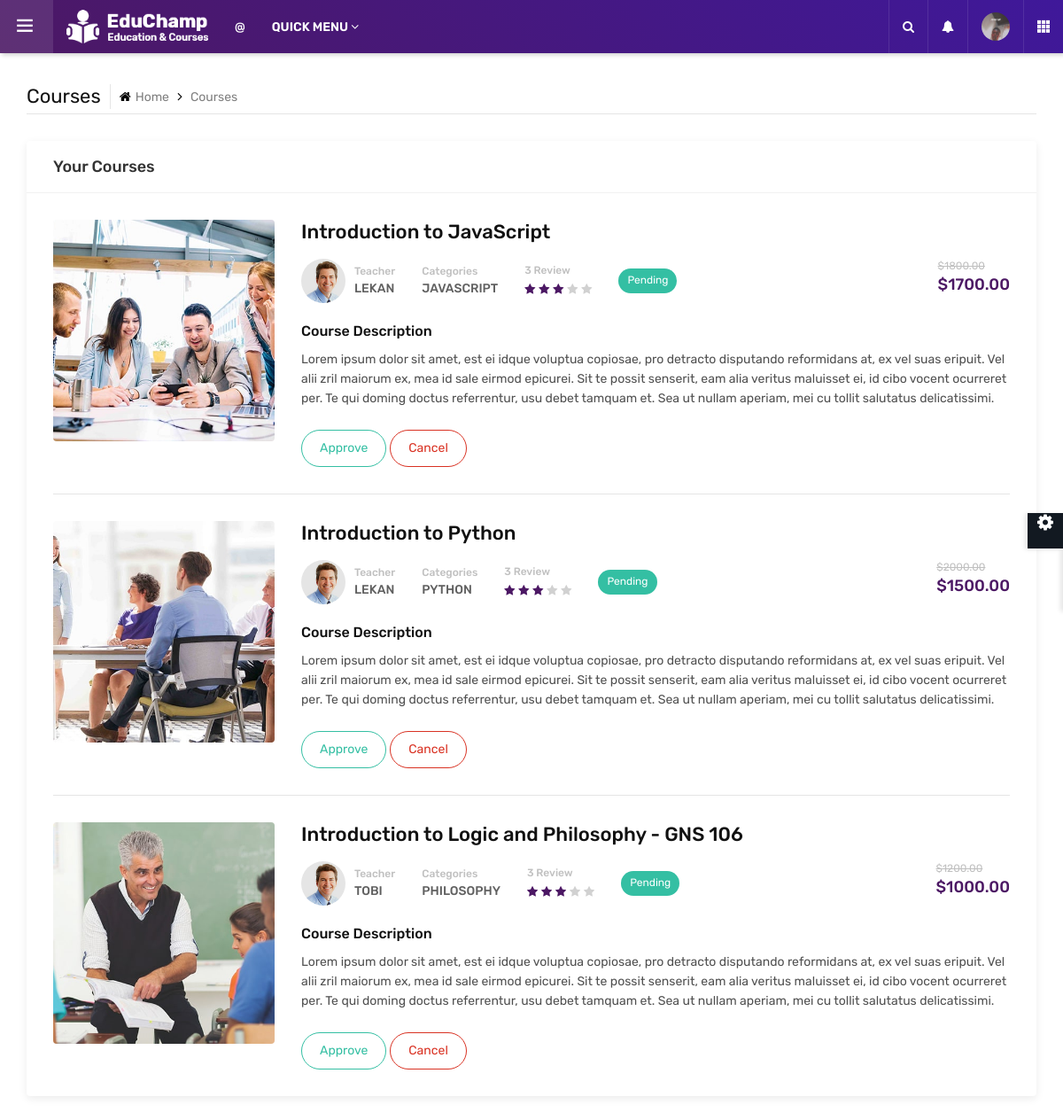
Screenshot of /student/1/ with the database file from the repository.
### tutorial/models.py (models this page shows, shortened)
class Student(models.Model):
    user = models.OneToOneField(User,on_delete=models.CASCADE)
    first_name = models.CharField(max_length=150)
    last_name = models.CharField(max_length=150)
    other_names = models.CharField(max_length=150)
    avatar = models.ImageField(upload_to='avatar/images/',null=True        )
    courses = models.ManyToManyField(Course,related_name="students")

class Course(models.Model):
    name = models.CharField(max_length=255,null=False,blank=False)
    slug = models.SlugField(max_length=255,null=False,blank=False)
    description = models.TextField(null=False,blank=False)
    image = models.ImageField(upload_to = "course_images/",null=True)
    old_price = models.DecimalField(max_digits=10,decimal_places=2)
    new_price = models.DecimalField(max_digits=10,decimal_places=2)
    category = models.ManyToManyField(Category,related_name="courses")
    teacher = models.ForeignKey('Teacher',on_delete=models.CASCADE,null=True)
    outcomes = models.ManyToManyField(Outcomes)
    duration = models.CharField(max_length=100,null=True,blank=True)
    skill_level = models.CharField(max_length=10,choices=Level.choices, default=Level.BEGINNER)
    language = models.CharField(max_length=10,null=True,blank=True)
    assessment = models.BooleanField(default=False)
    description = models.TextField(null=True,blank=True)
    certification=models.TextField(null=True,blank=True)
    class Meta:
        verbose_name = "Course"
        ordering = ["-new_price"]

class Teacher(models.Model):
    user = models.OneToOneField(User,on_delete=models.CASCADE)
    first_name = models.CharField(max_length=150)
    last_name = models.CharField(max_length=150)
    others = models.CharField(max_length=150)
    categories = models.ManyToManyField('Category',related_name="category_teachers")
    students = models.ManyToManyField(Student,related_name="teachers")
    avatar = models.ImageField(upload_to='teacher/avatar/',null=True,blank=True)
    def __str__(self):
        return self.user.username

class Category(models.Model):
    name = models.CharField(max_length=100,null=True,blank=True)
    slug = models.SlugField(max_length=100,null=True,blank=True)
    class Meta:
        verbose_name_plural = "Categories"

### tutorial/views.py (the view)
# urls.py: path("student/<int:pk>/",views.student_courses,name="student_courses"),
def student_courses(request,pk):
    student = get_object_or_404(Student,pk=pk)
    context = {'student':student,'courses':courses}
    return render(request,"tutorial/student_courses.html",context)

### tutorial/templates/tutorial/student_courses.html (shortened to what this page needs)
{% extends "main/user_navbar.html" %}
{% load static %}
{% block content %}
	<main class="ttr-wrapper">
		<div class="container-fluid">
			<div class="db-breadcrumb">
				<h4 class="breadcrumb-title">Courses</h4>
				<ul class="db-breadcrumb-list">
					<li><a href="#"><i class="fa fa-home"></i>Home</a></li>
					<li>Courses</li>
				</ul>
			</div>
			<div class="row">
				<div class="col-lg-12 m-b30">
					<div class="widget-box">
						<div class="wc-title">
							<h4>Your Courses</h4>
						</div>
						<div class="widget-inner">
						{% for course in student.courses.all %}
							<div class="card-courses-list admin-courses">
								<div class="card-courses-media">
									<img src="{{ course.image.url }}" alt=""/>
								</div>
								<div class="card-courses-full-dec">
									<div class="card-courses-title">
										<h4>{{ course.name }}</h4>
									</div>
									<div class="card-courses-list-bx">
										<ul class="card-courses-view">
											<li class="card-courses-user">
												<div class="card-courses-user-pic">
													<img src="{% static "new/images/testimonials/pic3.jpg" %}" alt=""/>
												</div>
												<div class="card-courses-user-info">
													<h5>Teacher</h5>
													<h4>{{ course.teacher }}</h4>
												</div>
											</li>
											<li class="card-courses-categories">
												<h5>{{ category.count }} Categories</h5>
												{% for category in course.category.all|slice:1 %}
												<h4>{{ category.name|upper }}</h4>
												{% endfor %}
											</li>
											<li class="card-courses-review">
												<h5>3 Review</h5>
												<ul class="cours-star">
													<li class="active"><i class="fa fa-star"></i></li>
													<li class="active"><i class="fa fa-star"></i></li>
													<li class="active"><i class="fa fa-star"></i></li>
													<li><i class="fa fa-star"></i></li>
													<li><i class="fa fa-star"></i></li>
												</ul>
											</li>
											<li class="card-courses-stats">
												<a href="#" class="btn button-sm green radius-xl">Pending</a>
											</li>
											<li class="card-courses-price">
												<del>${{ course.old_price }}</del>
												<h5 class="text-primary">${{ course.new_price }}</h5>
											</li>
										</ul>
									</div>
									<div class="row card-courses-dec">
										<div class="col-md-12">
											<h6 class="m-b10">Course Description</h6>
											<p>Lorem ipsum dolor sit amet, est ei idque voluptua copiosae, pro detracto disputando reformidans at, ex vel suas eripuit. Vel alii zril maiorum ex, mea id sale eirmod epicurei. Sit te possit senserit, eam alia veritus maluisset ei, id cibo vocent ocurreret per. Te qui doming doctus referrentur, usu debet tamquam et. Sea ut nullam aperiam, mei cu tollit salutatus delicatissimi. </p>
										</div>
										<div class="col-md-12">
											<a href="#" class="btn green radius-xl outline">Approve</a>
											<a href="#" class="btn red outline radius-xl ">Cancel</a>
										</div>
									</div>
								</div>
							</div>
						{% endfor %}
						</div>
					</div>
				</div>
			</div>
		</div>
	</main>
{% endblock %}

### tutorial/templates/main/user_navbar.html (shortened to what this page needs)
{% load static %}
<head>
	<link rel="stylesheet" type="text/css" href="{% static "new/css/assets.css" %}">
	<link rel="stylesheet" type="text/css" href="{% static "new/vendors/calendar/fullcalendar.css" %}">
	<link rel="stylesheet" type="text/css" href="{% static "new/css/typography.css" %}">
	<link rel="stylesheet" type="text/css" href="{% static "new/css/shortcodes/shortcodes.css" %}">
	<link rel="stylesheet" type="text/css" href="{% static "new/css/style.css" %}">
	<link rel="stylesheet" type="text/css" href="{% static "new/css/dashboard.css" %}">
	<link class="skin" rel="stylesheet" type="text/css" href="{% static "new/css/color/color-1.css" %}">
</head>
<body class="ttr-opened-sidebar ttr-pinned-sidebar">
	<header class="ttr-header">
		<div class="ttr-header-wrapper">
			<div class="ttr-toggle-sidebar ttr-material-button">
				<i class="ti-menu ttr-close-icon"></i>
			</div>
			<div class="ttr-logo-box">
				<div>
					<a href="index.html" class="ttr-logo">
						<img alt="" class="ttr-logo-desktop" src="{% static "new/images/logo-white.png" %}" width="160" height="27">
					</a>
				</div>
			</div>
			<div class="ttr-header-menu">
				<ul class="ttr-header-navigation">
					<li>
						<a href="{% url "student_profile" student.id %}" class="ttr-material-button ttr-submenu-toggle">@{{ request.user.username }}</a>
					</li>
					<li>
						<a href="#" class="ttr-material-button ttr-submenu-toggle">QUICK MENU <i class="fa fa-angle-down"></i></a>
					</li>
				</ul>
			</div>
			<div class="ttr-header-right ttr-with-seperator">
				<ul class="ttr-header-navigation">
					<li>
						<a href="#" class="ttr-material-button ttr-search-toggle"><i class="fa fa-search"></i></a>
					</li>
					<li>
						<a href="#" class="ttr-material-button ttr-submenu-toggle"><i class="fa fa-bell"></i></a>
					</li>
					<li>
					{% if student %}
					    {% if student.avatar %}
						<a href="#" class="ttr-material-button ttr-submenu-toggle"><span class="ttr-user-avatar"><img alt="" src="{{ student.avatar.url }}" width="32" height="32"></span></a>
				    	{% endif %}
					{% endif %}
					</li>
					<li class="ttr-hide-on-mobile">
						<a href="#" class="ttr-material-button"><i class="ti-layout-grid3-alt"></i></a>
					</li>
				</ul>
			</div>
		</div>
	</header>
{% block content %}{% endblock %}
</body>

### tutorial/static/new/css/typography.css (style rules this page uses)
body { background-color: #fff; font-family: Rubik; font-size: 16px; font-weight: 400; color:#505050; padding: 0; margin: 0; overflow-x: hidden; -webkit-font-smoothing: antialiased; font-smoothing: antialiased; -moz-osx-font-smoothing: grayscale; scroll-behavior: smooth; }
a { color: #6f6f6f; outline: 0 none; text-decoration: none; }
img { border-style: none; height: auto; max-width: 100%; vertical-align: middle; }
section, article, aside, details, figcaption, figure, footer, header, hgroup, main, menu, nav, summary { display: block; }
p, address, pre, hr, ul, ol, dl, dd, table { margin-bottom: 24px; }
p { line-height: 28px; margin-bottom: 24px; }
h1, h2, h3, h4, h5, h6 { color: #111111; font-family: rubik; margin-top:0; }
h4 { font-size: 22px; line-height: 28px; margin-bottom: 15px; font-weight: 500; }
h5 { font-size: 18px; line-height: 24px; margin-bottom: 10px; font-weight: 500; }
h6 { font-size: 16px; line-height: 22px; margin-bottom: 10px; font-weight: 500; }
dl, ul, ol { list-style-position: outside; padding: 0; }
ul, ol { margin-bottom: 24px; }
ul li, ol li { padding: 0; }
.m-b10 { margin-bottom: 10px; }
.m-b30 { margin-bottom: 30px; }

### tutorial/static/new/css/style.css (style rules this page uses)
.cours-star { margin:0; padding:0; }
.cours-star li { display: inline-block; list-style:none; color:#d1d1d1; font-size:13px; }
.cours-star li.active { color:var(--primary); }

### tutorial/static/new/css/color/color-1.css (style rules this page uses)
.bg-primary,.btn,.comments-area .comment-form p input[type="submit"],.pagination > .active > a,.pagination > .active > span,.pagination > .active > a:hover,.pagination > .active > span:hover,.pagination > .active > a:focus,.pagination > .active > span:focus,.feature-filters .active > [class*="btn"],.list-num-count > li:before,.pagination-bx.primary .pagination > li > a, .pagination-bx.primary .pagination > li > span,button.back-to-top,.rev-btn { background-color: #4c1864; }
a,.text-primary,.primary li:before,.menu-links .nav > li.active > a,.menu-links .nav > li:hover > a,.menu-links .nav > li .mega-menu > li ul a:hover,.menu-links .nav > li .sub-menu li:hover > a,footer a:active,footer a:focus,footer a:hover,footer h1 a,footer h2 a,footer h3 a,footer h4 a,footer h5 a,footer h6 a,footer p a,.testimonial-1 .testimonial-position,.acod-head a:after,.acod-head a,.acod-head a:hover,.acod-head a.collapsed:hover,.ttr-tabs .nav-tabs > li > a i,h1 a:hover,h2 a:hover,h3 a:hover,h4 a:hover,h5 a:hover,h6 a:hover,.btn.outline,.btn-link:hover { color: #4c1864; }
.ttr-notify-header::after,.widget-bg1,.ttr-search-bar,.ttr-header,.ovpr-dark:after, .pricingtable-main,.account-head:after { background: #4c1864; background: -moz-linear-gradient(45deg, #4c1864 0%, #3f189a 100%); background: -webkit-linear-gradient(45deg, #4c1864 0%,#3f189a 100%); background: linear-gradient(45deg, #4c1864 0%,#3f189a 100%); filter: progid:DXImageTransform.Microsoft.gradient( startColorstr='#4c1864', endColorstr='#3f189a',GradientType=1 ); }
.course-info-list ul li a.active, .course-info-list ul li a:hover,.btn,.profile-tabnav .nav li a.active,button.back-to-top,.upcoming-event-carousel.owl-btn-1 .owl-prev, .upcoming-event-carousel.owl-btn-1 .owl-next,.courses-carousel .owl-nav .owl-next, .courses-carousel .owl-nav .owl-prev, .recent-news-carousel .owl-nav .owl-next, .recent-news-carousel .owl-nav .owl-prev, .testimonial-carousel .owl-nav .owl-next, .testimonial-carousel .owl-nav .owl-prev { background-color:#f7b205; color:#000; }

### rows the page displays
Student: avatar (picture)
Course: image (picture), name "Introduction to JavaScript", teacher "LEKAN", old_price "1800.00", new_price "1700.00"
Category: name "JAVASCRIPT"
Course: image (picture), name "Introduction to Python", teacher "LEKAN", old_price "2000.00", new_price "1500.00"
Category: name "PYTHON"
Course: image (picture), name "Introduction to Logic and Philosophy - GNS 106", teacher "TOBI", old_price "1200.00", new_price "1000.00"
Category: name "PHILOSOPHY"
